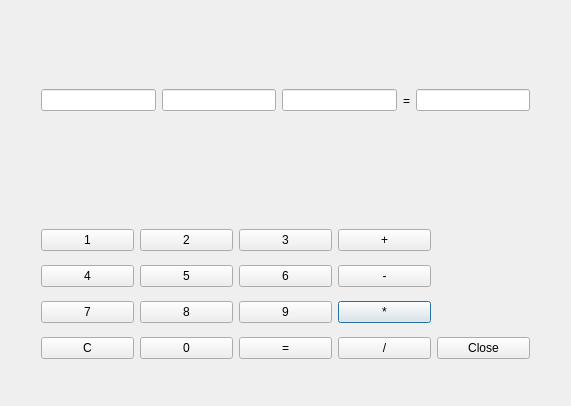
<?xml version="1.0" encoding="UTF-8"?>
<ui version="4.0">
 <class>Dialog</class>
 <widget class="QDialog" name="Dialog">
  <property name="geometry">
   <rect>
    <x>0</x>
    <y>0</y>
    <width>571</width>
    <height>406</height>
   </rect>
  </property>
  <property name="windowTitle">
   <string>계산기</string>
  </property>
  <widget class="QWidget" name="gridLayoutWidget">
   <property name="geometry">
    <rect>
     <x>30</x>
     <y>210</y>
     <width>511</width>
     <height>171</height>
    </rect>
   </property>
   <layout class="QGridLayout" name="gridLayout">
    <item row="2" column="3">
     <widget class="QPushButton" name="pushButton_multi">
      <property name="text">
       <string>*</string>
      </property>
     </widget>
    </item>
    <item row="3" column="0">
     <widget class="QPushButton" name="pushButton_clean">
      <property name="text">
       <string>C</string>
      </property>
     </widget>
    </item>
    <item row="1" column="1">
     <widget class="QPushButton" name="pushButton_5">
      <property name="text">
       <string>5</string>
      </property>
     </widget>
    </item>
    <item row="2" column="2">
     <widget class="QPushButton" name="pushButton_9">
      <property name="text">
       <string>9</string>
      </property>
     </widget>
    </item>
    <item row="1" column="0">
     <widget class="QPushButton" name="pushButton_4">
      <property name="text">
       <string>4</string>
      </property>
     </widget>
    </item>
    <item row="0" column="0">
     <widget class="QPushButton" name="pushButton_1">
      <property name="enabled">
       <bool>true</bool>
      </property>
      <property name="text">
       <string>1</string>
      </property>
      <property name="autoRepeatDelay">
       <number>300</number>
      </property>
     </widget>
    </item>
    <item row="0" column="1">
     <widget class="QPushButton" name="pushButton_2">
      <property name="text">
       <string>2</string>
      </property>
     </widget>
    </item>
    <item row="1" column="2">
     <widget class="QPushButton" name="pushButton_6">
      <property name="text">
       <string>6</string>
      </property>
     </widget>
    </item>
    <item row="0" column="2">
     <widget class="QPushButton" name="pushButton_3">
      <property name="text">
       <string>3</string>
      </property>
     </widget>
    </item>
    <item row="2" column="1">
     <widget class="QPushButton" name="pushButton_8">
      <property name="text">
       <string>8</string>
      </property>
     </widget>
    </item>
    <item row="3" column="1">
     <widget class="QPushButton" name="pushButton_0">
      <property name="text">
       <string>0</string>
      </property>
     </widget>
    </item>
    <item row="0" column="3">
     <widget class="QPushButton" name="pushButton_add">
      <property name="text">
       <string>+</string>
      </property>
     </widget>
    </item>
    <item row="2" column="0">
     <widget class="QPushButton" name="pushButton_7">
      <property name="text">
       <string>7</string>
      </property>
     </widget>
    </item>
    <item row="1" column="3">
     <widget class="QPushButton" name="pushButton_minus">
      <property name="text">
       <string>-</string>
      </property>
     </widget>
    </item>
    <item row="3" column="2">
     <widget class="QPushButton" name="pushButton_result">
      <property name="text">
       <string>=</string>
      </property>
     </widget>
    </item>
    <item row="3" column="3">
     <widget class="QPushButton" name="pushButton_div">
      <property name="text">
       <string>/</string>
      </property>
     </widget>
    </item>
    <item row="3" column="4">
     <widget class="QPushButton" name="pushButton_close">
      <property name="text">
       <string>Close</string>
      </property>
     </widget>
    </item>
   </layout>
  </widget>
  <widget class="QWidget" name="horizontalLayoutWidget">
   <property name="geometry">
    <rect>
     <x>30</x>
     <y>40</y>
     <width>511</width>
     <height>121</height>
    </rect>
   </property>
   <layout class="QHBoxLayout" name="horizontalLayout">
    <item>
     <widget class="QLineEdit" name="lineEdit_first"/>
    </item>
    <item>
     <widget class="QLineEdit" name="lineEdit_op"/>
    </item>
    <item>
     <widget class="QLineEdit" name="lineEdit_second"/>
    </item>
    <item>
     <widget class="QLabel" name="label_1">
      <property name="text">
       <string>=</string>
      </property>
     </widget>
    </item>
    <item>
     <widget class="QLineEdit" name="lineEdit_result"/>
    </item>
   </layout>
  </widget>
 </widget>
 <layoutdefault spacing="6" margin="11"/>
 <resources/>
 <connections/>
</ui>
